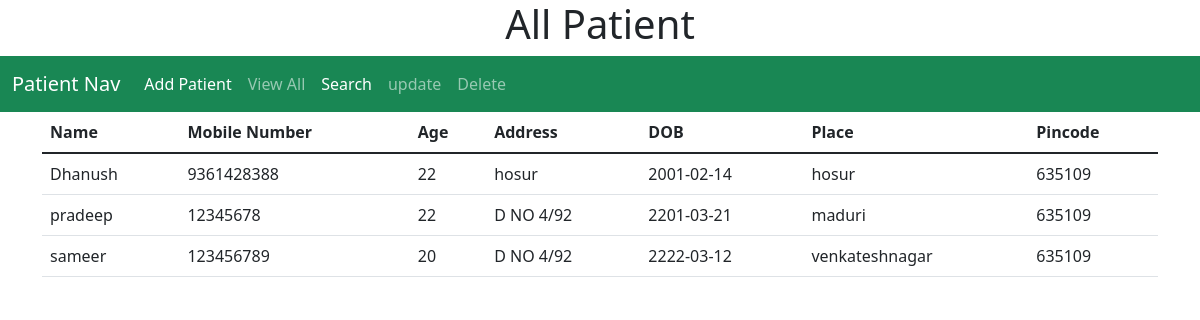
Screenshot of /viewall with the database file from the repository.
### tables this page shows
CREATE TABLE Patient(
                                ID integer primary key autoincrement,
                                name text,
                                mobnumber integer,
                                age integer,
                                address text,
                                dob text,
                                place text,
                                pincode integer                                                         
                                );

### Hospital_Management.py (the view)
@app.route("/viewall")
def view_patient():
    cursor=connection.cursor()
    count=cursor.execute("select * from Patient")
    result=cursor.fetchall()
    return render_template("viewall.html",patient=result)

### templates/viewall.html (shortened to what this page needs)
<!DOCTYPE html>
<html lang="en">
<head>
    <link href="https://cdn.jsdelivr.net/npm/bootstrap@5.1.3/dist/css/bootstrap.min.css" rel="stylesheet">
    <h1><center>All Patient</center></h1>
</head>
<body>
    <nav class="navbar navbar-expand-lg navbar-dark bg-success">
        <div class="container-fluid">
          <a class="navbar-brand" href="#">Patient Nav</a>
          <div class="collapse navbar-collapse" id="navbarNav">
            <ul class="navbar-nav">
                 <li class="nav-item">
                <a class="nav-link active" aria-current="page" href="/dashboard">Add Patient</a>
              </li>
              <li class="nav-item">
                <a class="nav-link" href="/viewall">View All</a>
              </li>
              <li class="nav-item">
                <a class="nav-link active" aria-current="page" href="/search">Search</a>
              </li>
              <li class="nav-item">
                <a class="nav-link" href="/update">update</a>
              </li>
              <li class="nav-item">
                <a class="nav-link" href="/delete">Delete</a>
            </ul>
          </div>
        </div>
      </nav>
    <div class="container">
        <div class="row">
            <div class="col">
                <div class="col col-12 col-sm-12 col-md-12 col-lg-12 col-xl-12 col-xxl-12">
                <table class="table">
                    <thead>
                      <tr>
                        <th scope="col">Name</th>
                        <th scope="col">Mobile Number</th>
                        <th scope="col">Age</th>
                        <th scope="col">Address</th>
                        <th scope="col">DOB</th>
                        <th scope="col">Place</th>
                        <th scope="col">Pincode</th>
                      </tr>
                    </thead>
                    <tbody>
                      {% for i in patient %}
                      <tr>
                        <td>{{i[1]}}</td>
                        <td>{{i[2]}}</td>
                        <td>{{i[3]}}</td>
                        <td>{{i[4]}}</td>
                        <td>{{i[5]}}</td>
                        <td>{{i[6]}}</td>
                        <td>{{i[7]}}</td>
                      </tr>
                      {% endfor %}
                    </tbody>
                  </table>
                </div>
            </div>
        </div>
    </div>
</body>
</html>

### rows the page displays
Patient: name "Dhanush", mobnumber "9361428388", age "22", address "hosur", dob "2001-02-14", place "hosur", pincode "635109"
Patient: name "pradeep", mobnumber "12345678", age "22", address "D NO 4/92", dob "2201-03-21", place "maduri", pincode "635109"
Patient: name "sameer", mobnumber "123456789", age "20", address "D NO 4/92", dob "2222-03-12", place "venkateshnagar", pincode "635109"
